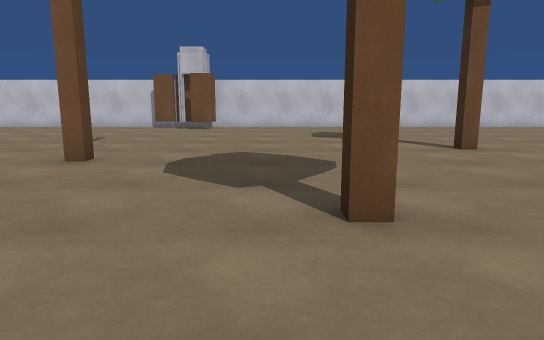
[1] (above)

18 first-person views from a walk through a 3-D level made in the Unity game engine. The camera is 1.2 m above the floor, tilts 10° down and sees 70° across. The floor is counted in squares, 1 m on a side. Each view is taken from the middle of a square. On the plan, view 1 faces up. The plan holds only what a view shows up to about 15 squares ahead; the rest is blank. The place goes on beyond the plan. The player character is not drawn. Some surface patterns are stand-ins.

[2]
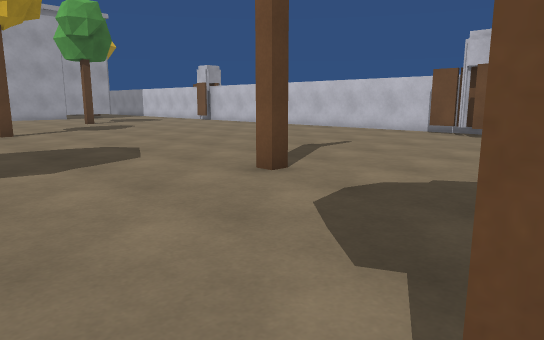

[3]
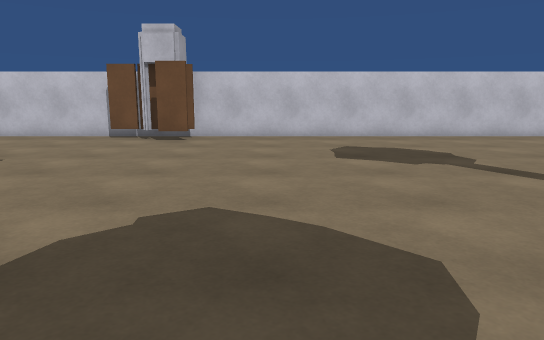

[4]
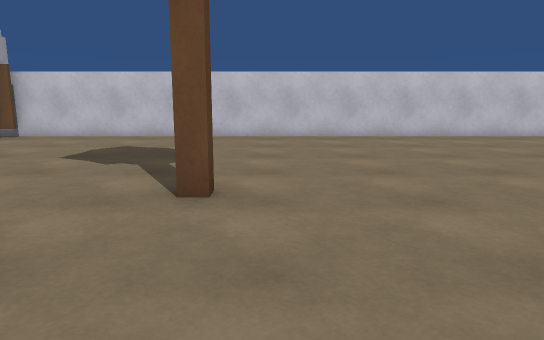

[5]
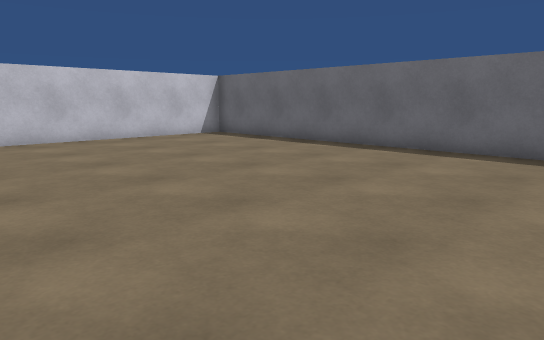

[6]
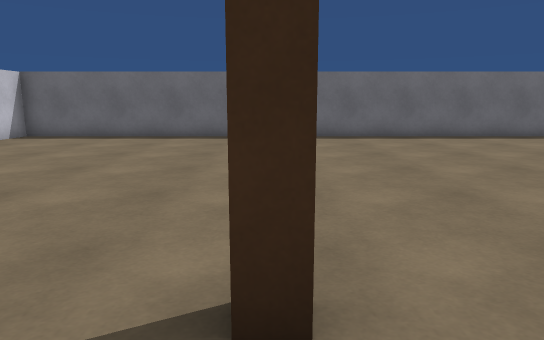

[7]
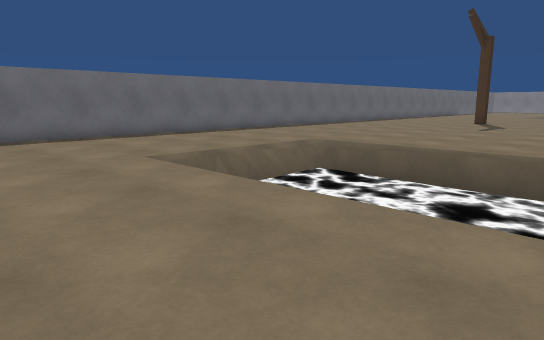

[8]
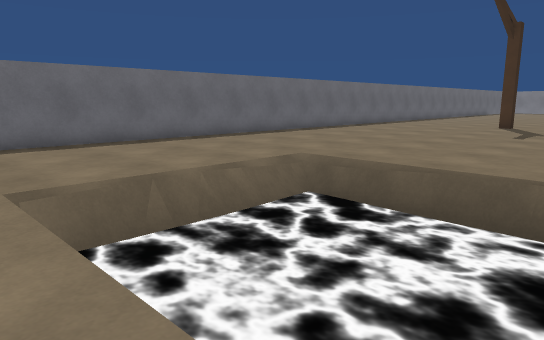

[9]
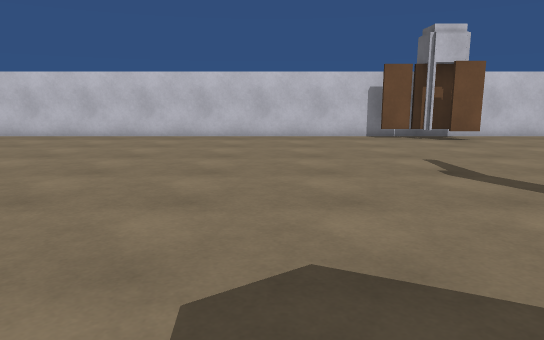

[10]
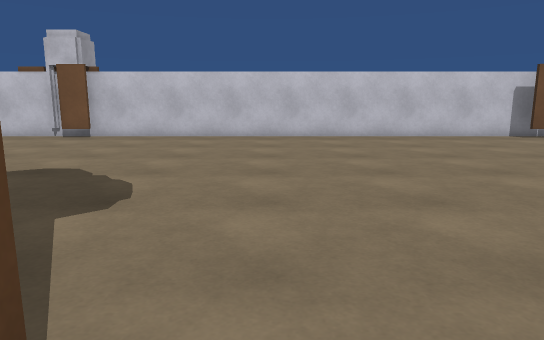

[11]
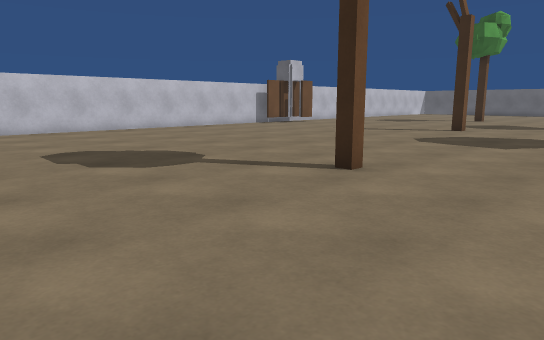

[12]
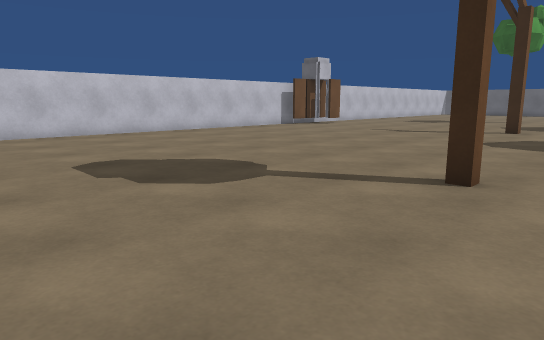

[13]
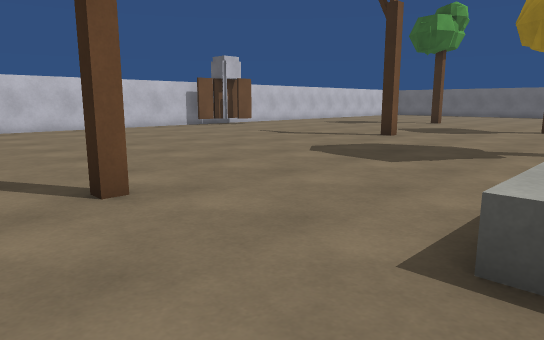

[14]
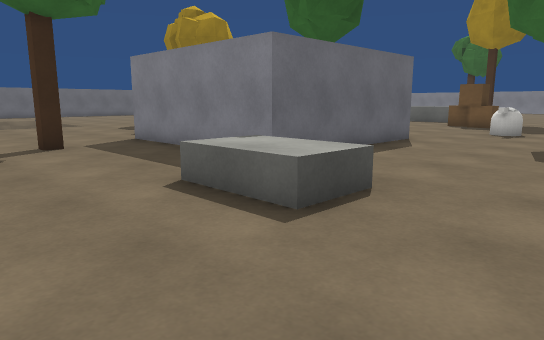

[15]
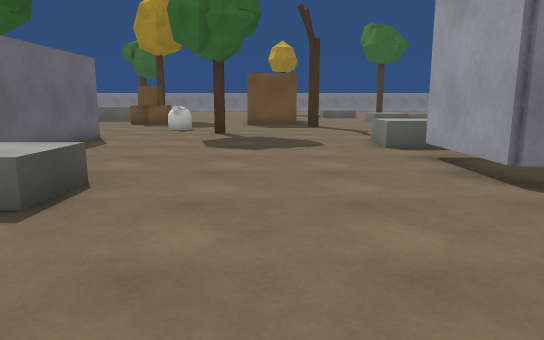

[16]
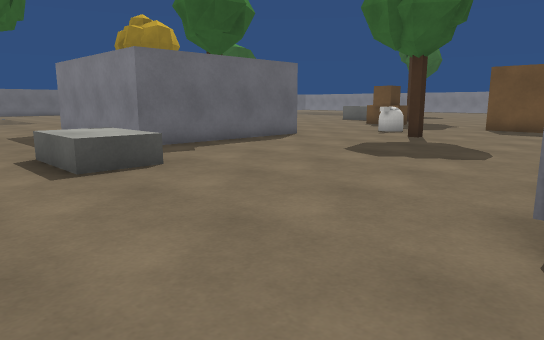

[17]
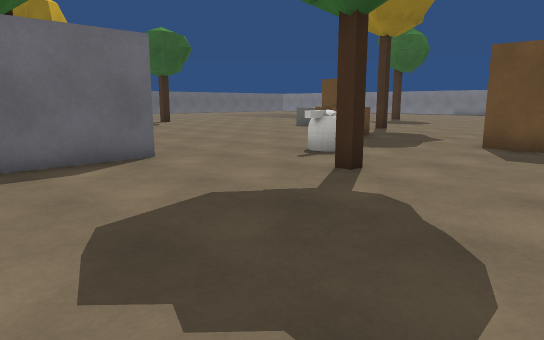

[18]
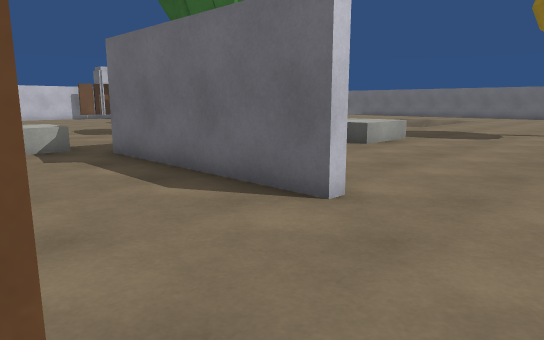

### Floor plan
Key: @ floor where view 1 was taken; # wall or solid block; . floor; ≈ liquid the walk keeps out of; ^ raised ledge; O other object.
Columns run from 21 left of view 1 to 17 right of it. Each row starts with its distance up from view 1.
 19 O######################################
 18 OO..............OOO...................#
 17 .................OO...................#
 16 ......................................#
 15 ......................................#
 14  .....................................#
 13  .....................................#
 12  .....................................#
 11  .....................................#
 10  .........................#...........#
  9  .....................................#
  8  ................#....................#
  7 ......................................#
  6 ......#...............................#
  5 ......................................#
  4 ......................#. ≈≈≈≈≈≈≈......#
  3  .......................    ≈≈≈≈≈.....#
  2 .......^^^.....#........   ≈≈≈≈≈≈.....#
  1 .......^^^............   ≈≈≈≈≈≈≈≈.....#
  0 #......^^^...........@   ≈≈≈≈≈≈≈≈.....#
 -1 #.........#######...     ≈≈≈≈≈≈≈≈.....#
 -2 #.........#       ^       ≈≈≈≈≈≈≈.....#
 -3 #.........#     ^^^       ............#
 -4 OO........#    .^^^...    ............#
 -5 OO........#  ..........   ............#
 -6  O........#.............   ..........
 -7  .........#.............   .........
 -8  ...................       ........
 -9  .....#........            .......
-10    .....O......              ....

Where each view was taken, in squares from view 1:
view 1: 0 up, 0 right, facing up
view 2: 3 up, 1 right, facing up-left
view 3: 5 up, 0 right, facing up
view 4: 5 up, 6 right, facing up
view 5: 6 up, 7 right, facing up-right
view 6: 10 up, 3 right, facing right
view 7: 8 up, 3 right, facing down-right
view 8: 5 up, 5 right, facing down-right
view 9: 5 up, 9 left, facing up
view 10: 5 up, 14 left, facing up
view 11: 2 up, 21 left, facing up-right
view 12: 4 up, 21 left, facing up-right
view 13: 1 up, 17 left, facing up-right
view 14: 5 up, 17 left, facing down-right
view 15: 6 up, 17 left, facing down
view 16: 4 up, 21 left, facing down-right
view 17: 3 down, 19 left, facing down-right
view 18: 10 down, 15 left, facing up-right
